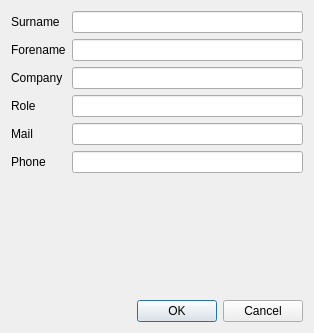
<?xml version="1.0" encoding="UTF-8"?>
<ui version="4.0">
 <class>EditItemDialog</class>
 <widget class="QDialog" name="EditItemDialog">
  <property name="geometry">
   <rect>
    <x>0</x>
    <y>0</y>
    <width>314</width>
    <height>333</height>
   </rect>
  </property>
  <property name="focusPolicy">
   <enum>Qt::ClickFocus</enum>
  </property>
  <property name="windowTitle">
   <string>Dialog</string>
  </property>
  <layout class="QVBoxLayout" name="verticalLayout">
   <item>
    <layout class="QGridLayout" name="gridLayout">
     <item row="4" column="1">
      <widget class="QLineEdit" name="mailEdit"/>
     </item>
     <item row="3" column="0">
      <widget class="QLabel" name="roleLabel">
       <property name="text">
        <string>Role</string>
       </property>
      </widget>
     </item>
     <item row="1" column="0">
      <widget class="QLabel" name="forenameLabel">
       <property name="text">
        <string>Forename</string>
       </property>
      </widget>
     </item>
     <item row="5" column="1">
      <widget class="QLineEdit" name="phoneEdit"/>
     </item>
     <item row="2" column="0">
      <widget class="QLabel" name="companyLabel">
       <property name="text">
        <string>Company</string>
       </property>
      </widget>
     </item>
     <item row="2" column="1">
      <widget class="QLineEdit" name="companyEdit"/>
     </item>
     <item row="1" column="1">
      <widget class="QLineEdit" name="forenameEdit"/>
     </item>
     <item row="3" column="1">
      <widget class="QLineEdit" name="roleEdit"/>
     </item>
     <item row="0" column="1">
      <widget class="QLineEdit" name="surnameEdit"/>
     </item>
     <item row="5" column="0">
      <widget class="QLabel" name="phoneLabel">
       <property name="text">
        <string>Phone</string>
       </property>
      </widget>
     </item>
     <item row="0" column="0">
      <widget class="QLabel" name="surnameLabel">
       <property name="text">
        <string>Surname</string>
       </property>
      </widget>
     </item>
     <item row="4" column="0">
      <widget class="QLabel" name="mailLabel">
       <property name="text">
        <string>Mail</string>
       </property>
      </widget>
     </item>
     <item row="6" column="1">
      <spacer name="verticalSpacer">
       <property name="orientation">
        <enum>Qt::Vertical</enum>
       </property>
       <property name="sizeHint" stdset="0">
        <size>
         <width>20</width>
         <height>40</height>
        </size>
       </property>
      </spacer>
     </item>
    </layout>
   </item>
   <item>
    <widget class="QDialogButtonBox" name="buttonBox">
     <property name="orientation">
      <enum>Qt::Horizontal</enum>
     </property>
     <property name="standardButtons">
      <set>QDialogButtonBox::Cancel|QDialogButtonBox::Ok</set>
     </property>
    </widget>
   </item>
  </layout>
 </widget>
 <tabstops>
  <tabstop>surnameEdit</tabstop>
  <tabstop>forenameEdit</tabstop>
  <tabstop>companyEdit</tabstop>
  <tabstop>roleEdit</tabstop>
  <tabstop>mailEdit</tabstop>
  <tabstop>phoneEdit</tabstop>
 </tabstops>
 <resources/>
 <connections>
  <connection>
   <sender>buttonBox</sender>
   <signal>accepted()</signal>
   <receiver>EditItemDialog</receiver>
   <slot>accept()</slot>
   <hints>
    <hint type="sourcelabel">
     <x>248</x>
     <y>254</y>
    </hint>
    <hint type="destinationlabel">
     <x>157</x>
     <y>274</y>
    </hint>
   </hints>
  </connection>
  <connection>
   <sender>buttonBox</sender>
   <signal>rejected()</signal>
   <receiver>EditItemDialog</receiver>
   <slot>reject()</slot>
   <hints>
    <hint type="sourcelabel">
     <x>316</x>
     <y>260</y>
    </hint>
    <hint type="destinationlabel">
     <x>286</x>
     <y>274</y>
    </hint>
   </hints>
  </connection>
 </connections>
</ui>
